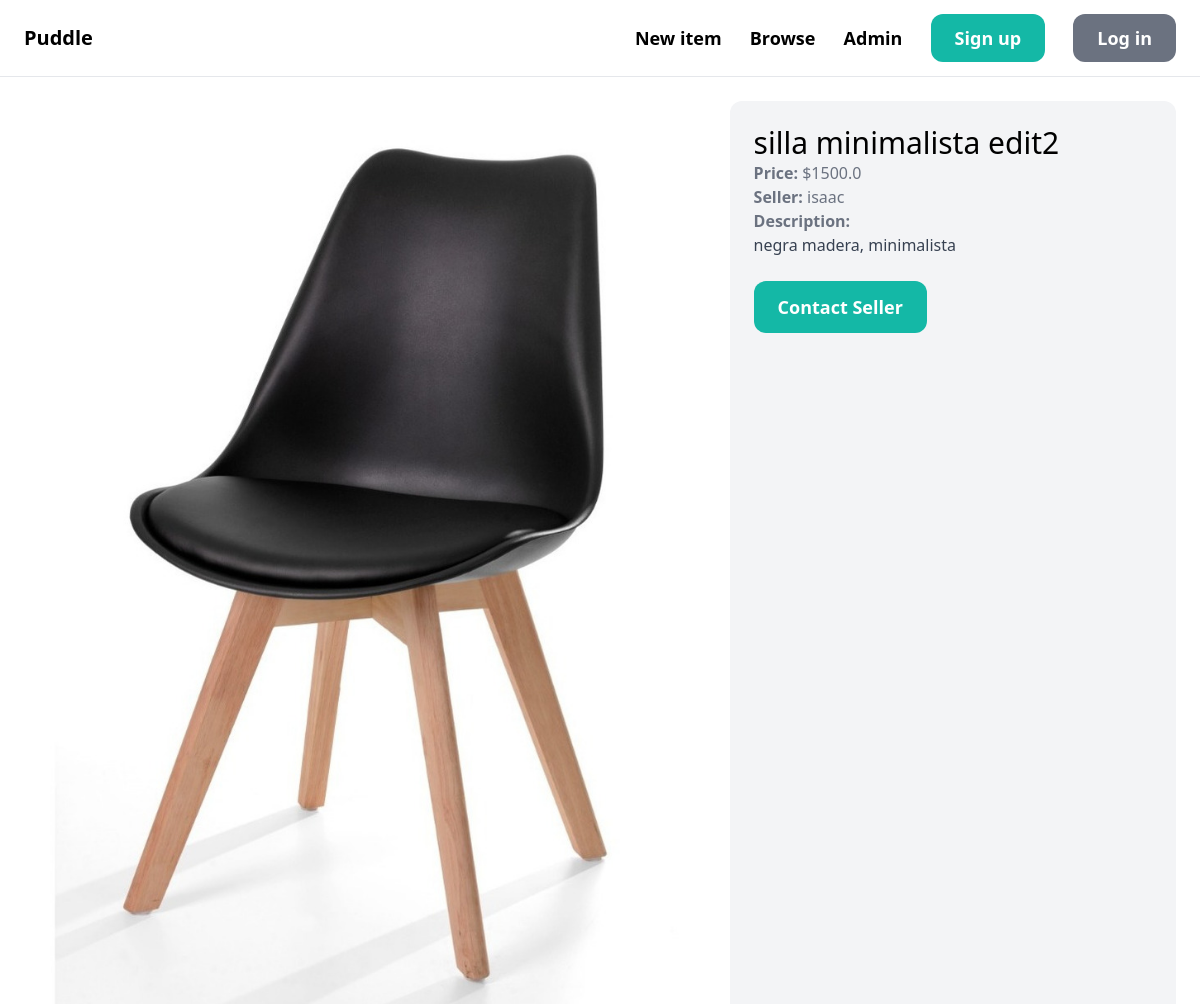
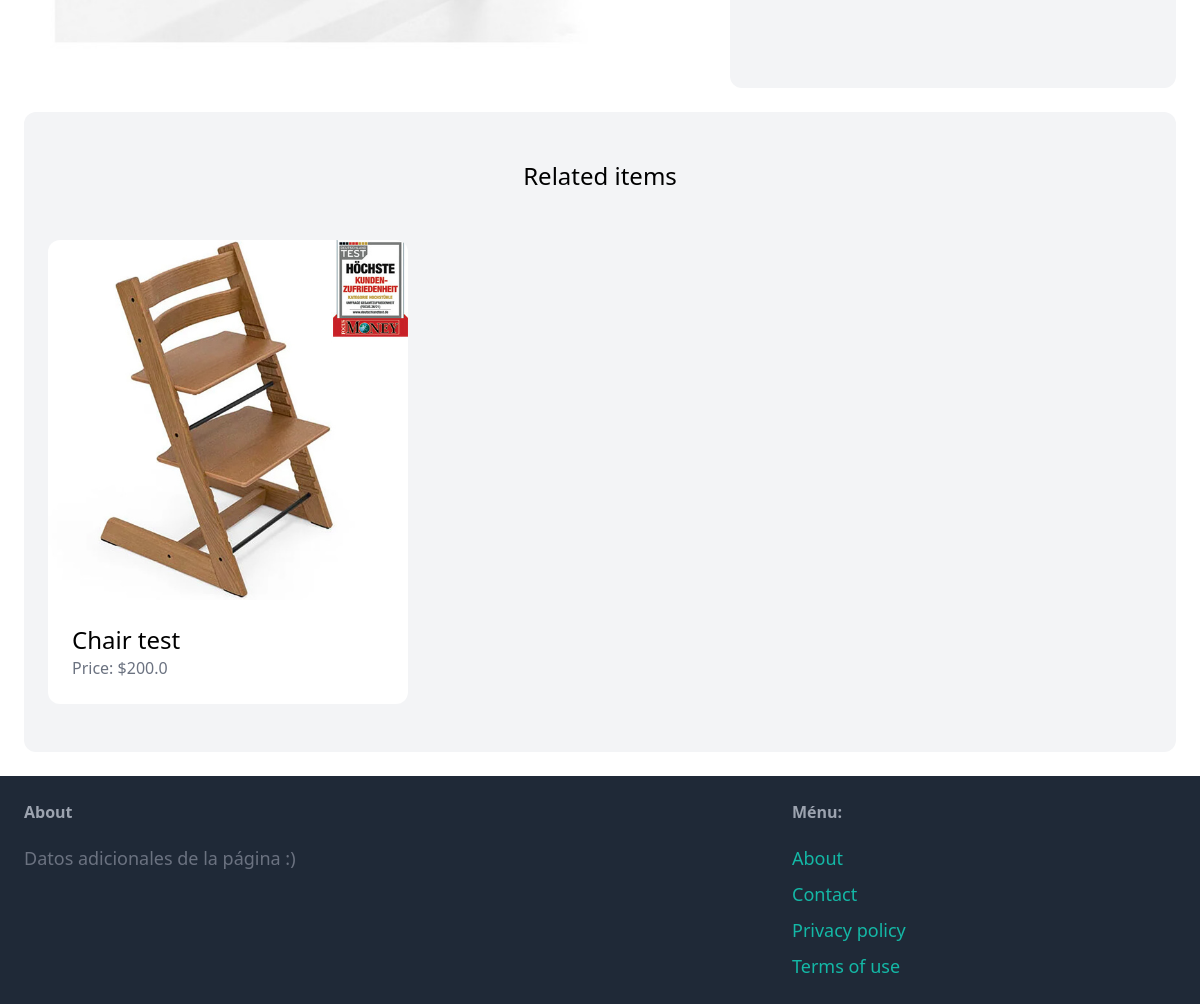
Screenshot of /items/5 with the database file from the repository (2 pictures, top to bottom).
### item/models.py (models this page shows, shortened)
class Item(models.Model):
    category = models.ForeignKey(Category,related_name='items',on_delete=models.CASCADE)
    name = models.CharField(max_length=255)
    description = models.TextField(blank=True,null=True)
    price = models.FloatField()
    image = models.ImageField(upload_to='item_images',blank=True,null=True)
    is_sold = models.BooleanField(default=False)
    created_by = models.ForeignKey(User,related_name='items',on_delete=models.CASCADE)
    created_at = models.DateTimeField(auto_now_add=True)

### item/views.py (the view)
# urls.py: path('<int:pk>', detail, name='detail'),
def detail(request,pk):
    item = get_object_or_404(Item,pk=pk)
    related_items = Item.objects.filter(category=item.category, is_sold=False).exclude(pk=pk)[0:3]
    return render(request,'item/detail.html',{
        'item': item,
        'related_items': related_items
    })

### item/templates/item/detail.html (shortened to what this page needs)
{% extends 'core/base.html' %}
{% block content %}
<div class="grid grid-cols-5 gap-6">
    <div class="col-span-3">
        <img src="{{item.image.url}}" alt="" class="rounded-xl">
    </div>
    <div class="col-span-2 p-6 bg-gray-100 rounded-xl">
        <h1 class="mb6 text-3xl"> {{item.name}} </h1>
        <p class="text-gray-500"><strong>Price: </strong> ${{item.price}} </p>
        <p class="text-gray-500"><strong>Seller: </strong> {{item.created_by.username}} </p>
        {% if item.description %}
        <p class="text-gray-700">
            <strong class="text-gray-500">Description:</strong><br>
            {{item.description}}
        </p>
        {% endif %}
        {% if request.user == item.created_by %}
            <div class="mt-6 p-6 bg-white rounded-xl">
                <p>This is your item!</p>
                <a href="{% url 'item:edit' item.id %}" class="inline-block mt-6 px-6 py-3 text-lg font-semibold bg-teal-500 text-white rounded-xl">Edit</a>
                <a href="{% url 'item:delete' item.id %}" class="inline-block mt-6 px-6 py-3 text-lg font-semibold bg-red-500 text-white rounded-xl">Delete</a>
            </div>
        {% else %}
            <a href="{% url 'conversation:new' item.id %}" class="inline-block mt-6 px-6 py-3 text-lg font-semibold bg-teal-500 text-white rounded-xl hover:bg-teal-700">Contact Seller</a>
        {% endif %}
    </div>
</div>
<div class="mt-6 px-6 py-12 bg-gray-100 rounded-xl">
    <h2 class="mb-12 text-2xl text-center">Related items</h2>
    <div class="grid grid-cols-3 gap-3">
        {% for item in related_items %}
        <div>
            <a href="{% url 'item:detail' item.id %}">
                <div>
                    <img class="rounded-t-xl" src="{{item.image.url}}" alt="">
                </div>
                <div class="p-6 bg-white rounded-b-xl">
                    <h2 class="text-2xl"> {{item.name}} </h2>
                    <p class="text-gray-500">Price: ${{item.price}} </p>
                </div>
            </a>
        </div>
        {% endfor %}
    </div>
</div>
{% endblock %}

### rows the page displays
Item: image (picture), name "silla minimalista edit2", price "1500.0", created_by.username "isaac", description "negra madera, minimalista"
Item: image (picture), name "Chair test", price "200.0"
